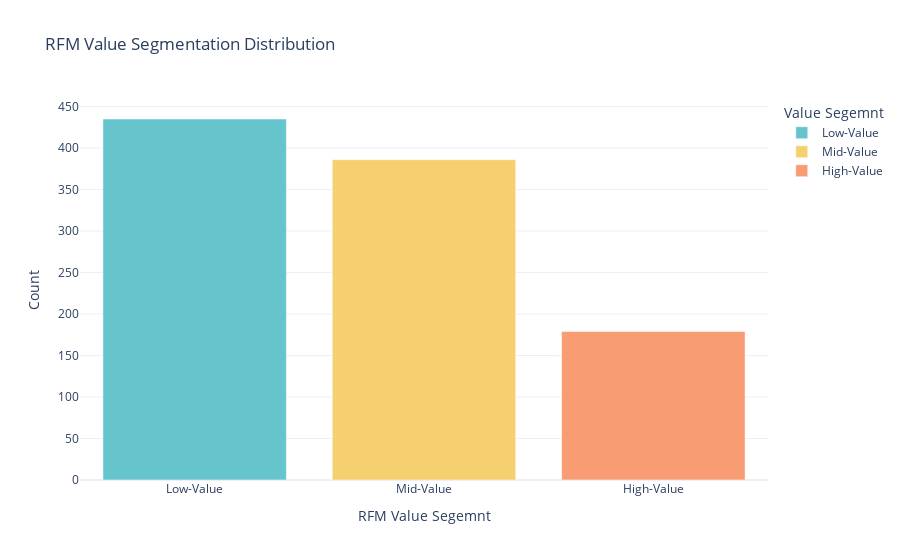

The notebook cell saved with this chart:
### Code cell
#RFM Segmentation

segment_counts = data['Value Segment'].value_counts().reset_index()
segment_counts.columns = ['Value Segemnt', 'Count']

pastel_colors = px.colors.qualitative.Pastel

#Create Bar Chart

fig_segment_dist = px.bar(segment_counts, x='Value Segemnt', y='Count', color='Value Segemnt',
                          color_discrete_sequence=pastel_colors,
                         title="RFM Value Segmentation Distribution")

fig_segment_dist.update_layout(xaxis_title='RFM Value Segemnt', yaxis_title='Count', showlegend=True)
fig_segment_dist.show()

### Figure 1 — Plotly figure (JSON) as saved in the notebook; plotly's stock layout.template omitted (floating-point values rounded to 4 significant figures)
{"data": [{"alignmentgroup": "True", "hovertemplate": "Value Segemnt=%{x}<br>Count=%{y}<extra></extra>", "legendgroup": "Low-Value", "marker": {"color": "rgb(102, 197, 204)", "pattern": {"shape": ""}}, "name": "Low-Value", "offsetgroup": "Low-Value", "orientation": "v", "showlegend": true, "textposition": "auto", "type": "bar", "x": ["Low-Value"], "xaxis": "x", "y": [435], "yaxis": "y"}, {"alignmentgroup": "True", "hovertemplate": "Value Segemnt=%{x}<br>Count=%{y}<extra></extra>", "legendgroup": "Mid-Value", "marker": {"color": "rgb(246, 207, 113)", "pattern": {"shape": ""}}, "name": "Mid-Value", "offsetgroup": "Mid-Value", "orientation": "v", "showlegend": true, "textposition": "auto", "type": "bar", "x": ["Mid-Value"], "xaxis": "x", "y": [386], "yaxis": "y"}, {"alignmentgroup": "True", "hovertemplate": "Value Segemnt=%{x}<br>Count=%{y}<extra></extra>", "legendgroup": "High-Value", "marker": {"color": "rgb(248, 156, 116)", "pattern": {"shape": ""}}, "name": "High-Value", "offsetgroup": "High-Value", "orientation": "v", "showlegend": true, "textposition": "auto", "type": "bar", "x": ["High-Value"], "xaxis": "x", "y": [179], "yaxis": "y"}], "layout": {"barmode": "relative", "legend": {"title": {"text": "Value Segemnt"}, "tracegroupgap": 0}, "showlegend": true, "title": {"text": "RFM Value Segmentation Distribution"}, "xaxis": {"anchor": "y", "categoryarray": ["Low-Value", "Mid-Value", "High-Value"], "categoryorder": "array", "domain": [0, 1], "title": {"text": "RFM Value Segemnt"}}, "yaxis": {"anchor": "x", "domain": [0, 1], "title": {"text": "Count"}}}}
